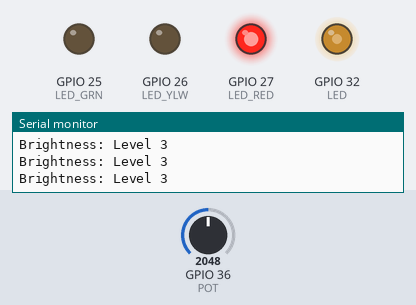
This sketch was run on a simulated ESP32. On the bench: output pins drawn as LEDs (lit = HIGH), the last lines printed to the serial monitor. Inputs (shaded band) come from the test bench; at power-on: GPIO 36 (POT) = 2048.

Above: at 1.3 s.
1.4 s: GPIO 36 (POT) set to 1460
At 2.6 s:
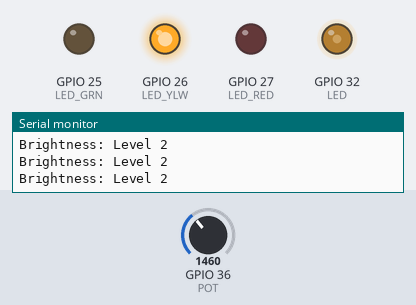
3.0 s: GPIO 36 (POT) set to 760
At 3.8 s:
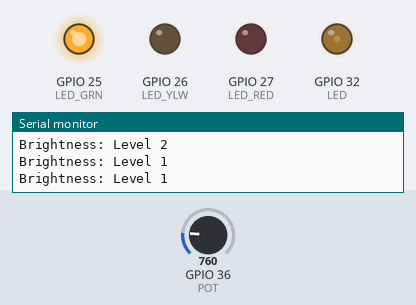
4.5 s: GPIO 36 (POT) set to 840
At 4.9 s:
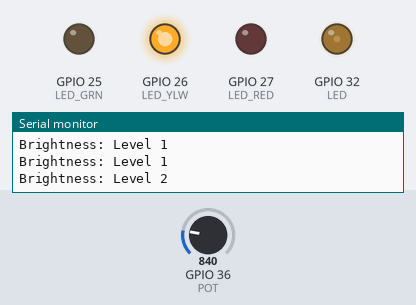
6.0 s: GPIO 36 (POT) set to 0
At 7.2 s:
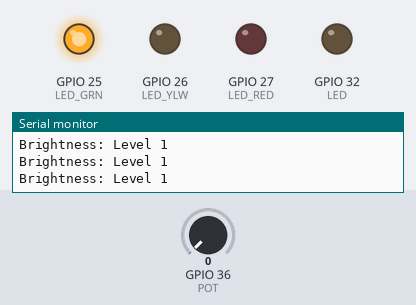
7.5 s: GPIO 36 (POT) set to 2866
At 8.5 s:
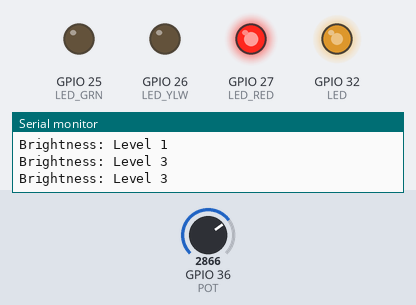
Timing chart, 0 to 10.0 s (numbered marks = the images above; inputs shaded):
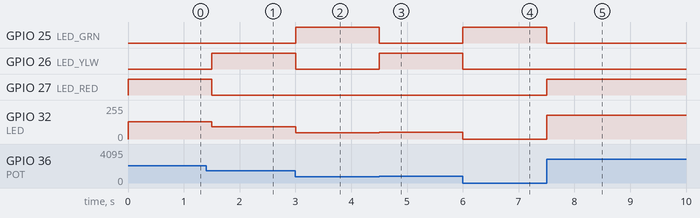

The sketch:

ADC_Demo.ino
```cpp
/*------------------------------------
          ADC Demo
--------------------------------------
 Description:


 Programmer:
       Yuzon, Maria Rebekah J.
       Manicang, Joshua G.

 Date:
 16 September 2026
---------------------------------------*/
// GPIO
const uint8_t POT = 36;
const int LED = 32;
const int LED_GRN = 25;
const int LED_YLW = 26;
const int LED_RED = 27;

// variable
int pot_val = 0;
const int FREQ = 5000;
const uint8_t RES = 12;

void setup() {
  pinMode(POT, INPUT);
  pinMode(LED_GRN, OUTPUT);
  pinMode(LED_YLW, OUTPUT);
  pinMode(LED_RED, OUTPUT);
  ledcAttach(LED, FREQ, RES);
  Serial.begin(9600);
}

void loop() {
  pot_val = analogRead(POT);
  ledcWrite(LED, pot_val);


  digitalWrite(LED_GRN, LOW);
  digitalWrite(LED_YLW, LOW);
  digitalWrite(LED_RED, LOW);


  if (pot_val < 800) {
    digitalWrite(LED_GRN, HIGH);
    Serial.println("Brightness: Level 1");
  }
  else if (pot_val > 800 && pot_val < 1500) {
    digitalWrite(LED_YLW, HIGH);
    Serial.println("Brightness: Level 2");
  }
  else {
    digitalWrite(LED_RED, HIGH);
    Serial.println("Brightness: Level 3");
  }

  delay(500);
}
```

Measured:
- after the input at 1.4 s, GPIO 26 (LED_YLW): LOW → HIGH after 0.10 s; GPIO 27 (LED_RED): HIGH → LOW after 0.10 s; GPIO 32 (LED): 128/255 → 91/255 after 0.10 s
- after the input at 3.0 s, GPIO 25 (LED_GRN): LOW → HIGH at once; GPIO 26 (LED_YLW): HIGH → LOW at once; GPIO 32 (LED): 91/255 → 47/255 at once
- after the input at 4.5 s, GPIO 25 (LED_GRN): HIGH → LOW at once; GPIO 26 (LED_YLW): LOW → HIGH at once; GPIO 32 (LED): 47/255 → 52/255 at once
- after the input at 6.0 s, GPIO 25 (LED_GRN): LOW → HIGH at once; GPIO 26 (LED_YLW): HIGH → LOW at once; GPIO 32 (LED): 52/255 → 0/255 at once
- after the input at 7.5 s, GPIO 25 (LED_GRN): HIGH → LOW at once; GPIO 27 (LED_RED): LOW → HIGH at once; GPIO 32 (LED): 0/255 → 178/255 at once
